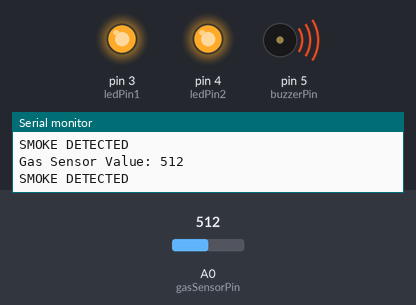
Bench run of a sketch on a simulated Arduino Uno, built with avr-gcc and run on an emulated ATmega328P. Parts: output pins drawn as LEDs (lit = HIGH), buzzer (waves = sounding, pin HIGH), the last lines printed to the serial monitor. The inputs (shaded band) are chosen by the test bench; at power-on: A0 (gasSensorPin) = 512.

Above: at 1.2 s.
1.3 s: A0 (gasSensorPin) set to 159
2.8 s: A0 (gasSensorPin) set to 141
At 3.8 s:
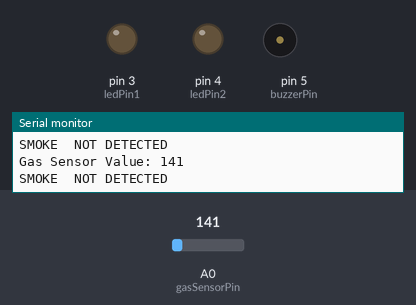
4.3 s: A0 (gasSensorPin) set to 160
At 5.3 s:
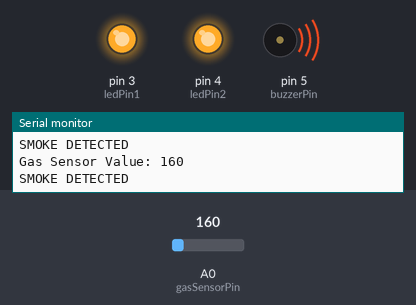
5.8 s: A0 (gasSensorPin) set to 140
At 6.8 s:
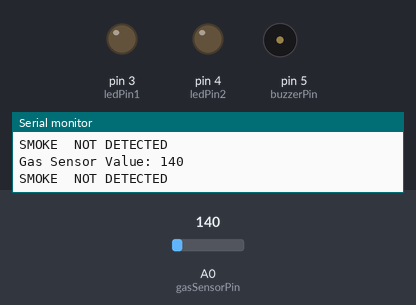
Timing chart, 0 to 8.3 s (numbered marks = the images above; inputs shaded):
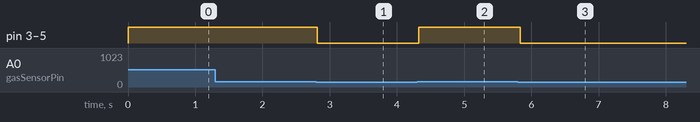

Measured:
- the behaviour switches between 151 and 150 on A0 (gasSensorPin) (found by bisection; images 0 and 1)
- after the input at 2.8 s, pin 3 (ledPin1), pin 4 (ledPin2), pin 5 (buzzerPin): HIGH → LOW at once
- after the input at 4.3 s, pin 3 (ledPin1), pin 4 (ledPin2), pin 5 (buzzerPin): LOW → HIGH at once
- after the input at 5.8 s, pin 3 (ledPin1), pin 4 (ledPin2), pin 5 (buzzerPin): HIGH → LOW at once

The sketch:

dileep_inbt0112591.ino
```cpp
const int gasSensorPin =A0; // declaring gasPin
const int ledPin1 = 3; // declaring led pin
const int ledPin2 = 4;   // declaring led pin
const int buzzerPin=5;  // declaring buzzer  pin
const int gasThreshold = 150; // declaring threshold value
int gasValue;
int delayValue = 100;  // declaring delay time

void setup(){
  pinMode(4,OUTPUT);
  pinMode(3,OUTPUT);
  pinMode(5,OUTPUT);
  pinMode(A0,INPUT);

Serial.begin(9600);

}

void loop(){
  gasValue = analogRead(gasSensorPin); // Reads the value from the sensor
  Serial.print("Gas Sensor Value: ");
  Serial.println(gasValue);

  if (gasValue > gasThreshold) {
    digitalWrite(ledPin1, HIGH);
    digitalWrite(ledPin2, HIGH);
    digitalWrite(buzzerPin, HIGH);
    Serial.println("SMOKE DETECTED");
  }
  else{
    digitalWrite(ledPin1, LOW);
    digitalWrite(ledPin2, LOW);
    digitalWrite(buzzerPin, LOW);
    Serial.println("SMOKE  NOT DETECTED");
  }
  delay(delayValue); // Adding delay to avoid any fluctations

}


  
```
